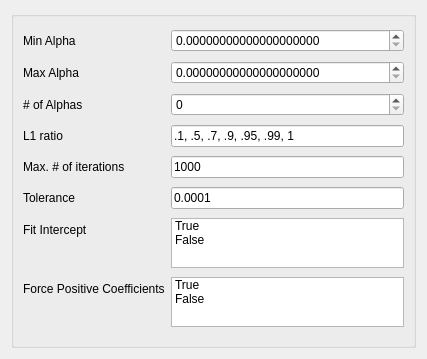
<?xml version="1.0" encoding="UTF-8"?>
<ui version="4.0">
 <class>Form</class>
 <widget class="QWidget" name="Form">
  <property name="geometry">
   <rect>
    <x>0</x>
    <y>0</y>
    <width>427</width>
    <height>359</height>
   </rect>
  </property>
  <property name="sizePolicy">
   <sizepolicy hsizetype="Ignored" vsizetype="Ignored">
    <horstretch>0</horstretch>
    <verstretch>0</verstretch>
   </sizepolicy>
  </property>
  <property name="windowTitle">
   <string>Form</string>
  </property>
  <layout class="QVBoxLayout" name="verticalLayout">
   <item>
    <widget class="QGroupBox" name="elasticNetGroupBox">
     <property name="title">
      <string/>
     </property>
     <layout class="QFormLayout" name="ElasticNet">
      <property name="fieldGrowthPolicy">
       <enum>QFormLayout::AllNonFixedFieldsGrow</enum>
      </property>
      <item row="0" column="0">
       <widget class="QLabel" name="minalpha_label">
        <property name="text">
         <string>Min Alpha</string>
        </property>
       </widget>
      </item>
      <item row="0" column="1">
       <widget class="QDoubleSpinBox" name="minalpha_spin">
        <property name="decimals">
         <number>20</number>
        </property>
        <property name="maximum">
         <double>999999999.000000000000000</double>
        </property>
       </widget>
      </item>
      <item row="1" column="0">
       <widget class="QLabel" name="maxalpha_label">
        <property name="text">
         <string>Max Alpha</string>
        </property>
       </widget>
      </item>
      <item row="1" column="1">
       <widget class="QDoubleSpinBox" name="maxalpha_spin">
        <property name="decimals">
         <number>20</number>
        </property>
        <property name="maximum">
         <double>999999999.000000000000000</double>
        </property>
       </widget>
      </item>
      <item row="2" column="0">
       <widget class="QLabel" name="nalpha_label">
        <property name="toolTip">
         <string extracomment="# of alpha values in a log distribution between the min and max alpha values."/>
        </property>
        <property name="text">
         <string># of Alphas</string>
        </property>
       </widget>
      </item>
      <item row="2" column="1">
       <widget class="QSpinBox" name="nalpha_spin">
        <property name="toolTip">
         <string extracomment="# of alpha values in a log distribution between the min and max alpha values."/>
        </property>
        <property name="maximum">
         <number>999999999</number>
        </property>
       </widget>
      </item>
      <item row="3" column="0">
       <widget class="QLabel" name="enl1_ratioLabel">
        <property name="text">
         <string>L1 ratio</string>
        </property>
       </widget>
      </item>
      <item row="3" column="1">
       <widget class="QLineEdit" name="enl1_ratioLineEdit">
        <property name="text">
         <string>.1, .5, .7, .9, .95, .99, 1</string>
        </property>
       </widget>
      </item>
      <item row="5" column="0">
       <widget class="QLabel" name="enmax_iterLabel">
        <property name="text">
         <string>Max. # of iterations</string>
        </property>
       </widget>
      </item>
      <item row="5" column="1">
       <widget class="QLineEdit" name="enmax_iterLineEdit">
        <property name="text">
         <string>1000</string>
        </property>
       </widget>
      </item>
      <item row="6" column="0">
       <widget class="QLabel" name="entolLabel">
        <property name="text">
         <string>Tolerance</string>
        </property>
       </widget>
      </item>
      <item row="6" column="1">
       <widget class="QLineEdit" name="entolLineEdit">
        <property name="text">
         <string>0.0001</string>
        </property>
       </widget>
      </item>
      <item row="8" column="0">
       <widget class="QLabel" name="enpositiveLabel">
        <property name="text">
         <string>Force Positive Coefficients</string>
        </property>
       </widget>
      </item>
      <item row="8" column="1">
       <widget class="QListWidget" name="enpositive_list">
        <property name="maximumSize">
         <size>
          <width>16777215</width>
          <height>50</height>
         </size>
        </property>
        <property name="selectionMode">
         <enum>QAbstractItemView::MultiSelection</enum>
        </property>
        <item>
         <property name="text">
          <string>True</string>
         </property>
        </item>
        <item>
         <property name="text">
          <string>False</string>
         </property>
        </item>
       </widget>
      </item>
      <item row="7" column="0">
       <widget class="QLabel" name="enfit_interceptLabel">
        <property name="text">
         <string>Fit Intercept</string>
        </property>
       </widget>
      </item>
      <item row="7" column="1">
       <widget class="QListWidget" name="enfit_intercept_list">
        <property name="maximumSize">
         <size>
          <width>16777215</width>
          <height>50</height>
         </size>
        </property>
        <property name="selectionMode">
         <enum>QAbstractItemView::MultiSelection</enum>
        </property>
        <item>
         <property name="text">
          <string>True</string>
         </property>
        </item>
        <item>
         <property name="text">
          <string>False</string>
         </property>
        </item>
       </widget>
      </item>
     </layout>
    </widget>
   </item>
  </layout>
 </widget>
 <resources/>
 <connections/>
</ui>
